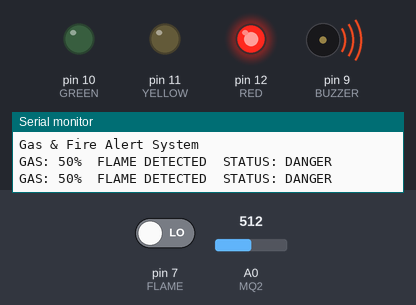
This sketch was run on a simulated Arduino Uno, built with avr-gcc and run on an emulated ATmega328P. On the bench: output pins drawn as LEDs (lit = HIGH), buzzer (waves = sounding, pin HIGH), the last lines printed to the serial monitor. The inputs (shaded band) are chosen by the test bench; at power-on: pin 7 (FLAME) LOW, A0 (MQ2) = 512.

Above: at 1.8 s.
1.9 s: pin 7 (FLAME) driven HIGH
At 4.8 s:
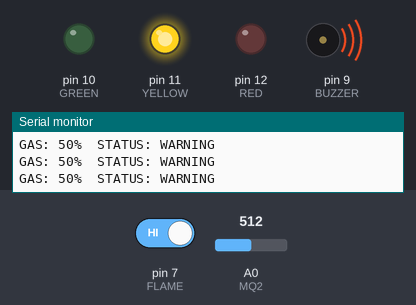
6.0 s: A0 (MQ2) set to 323
7.5 s: A0 (MQ2) set to 292
At 9.2 s:
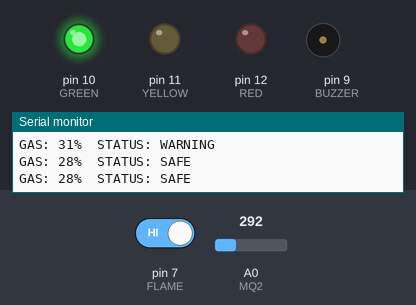
9.5 s: A0 (MQ2) set to 510
At 11.5 s:
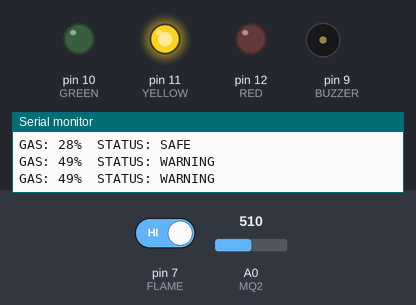
13.6 s: A0 (MQ2) set to 306
At 15.1 s:
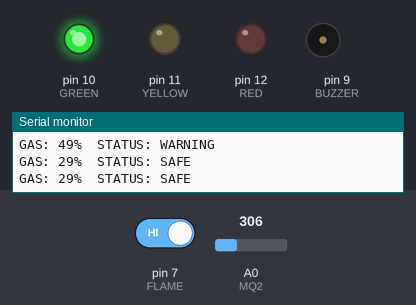
Timing chart, 0 to 16.5 s (numbered marks = the images above; inputs shaded):
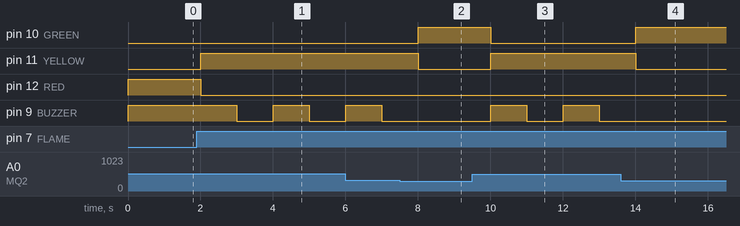

Measured:
- the behaviour switches between 307 and 306 on A0 (MQ2) (found by bisection; images 1 and 2)
- after the input at 1.9 s, pin 11 (YELLOW): LOW → HIGH after 0.10 s; pin 12 (RED): HIGH → LOW after 0.10 s; pin 9 (BUZZER): HIGH → LOW after 1.1 s, → HIGH 1.0 s later, → LOW 1.0 s later
- after the input at 7.5 s, pin 10 (GREEN): LOW → HIGH after 0.51 s; pin 11 (YELLOW): HIGH → LOW after 0.51 s; pin 9 (BUZZER): stays LOW (without the input it goes to HIGH after 0.51 s)
- after the input at 9.5 s, pin 10 (GREEN): HIGH → LOW after 0.51 s; pin 11 (YELLOW): LOW → HIGH after 0.51 s; pin 9 (BUZZER): alternates HIGH for 1.0 s and LOW for 1.0 s, starting after 0.51 s
- after the input at 13.6 s, pin 10 (GREEN): LOW → HIGH after 0.41 s; pin 11 (YELLOW): HIGH → LOW after 0.41 s; pin 9 (BUZZER): stays LOW (without the input it goes to HIGH after 0.41 s)

The sketch:

P2.ino.ino
```cpp
#include <Arduino.h>

#define MQ2 A0
#define FLAME 7

#define GREEN 10
#define YELLOW 11
#define RED 12

#define BUZZER 9

unsigned long previousMillis = 0;
bool beepState = false;

void setup() {
  Serial.begin(9600);

  pinMode(FLAME, INPUT);

  pinMode(GREEN, OUTPUT);
  pinMode(YELLOW, OUTPUT);
  pinMode(RED, OUTPUT);

  pinMode(BUZZER, OUTPUT);

  Serial.println("Gas & Fire Alert System");
}

void loop() {

  int gasValue = analogRead(MQ2);
  int gasPercent = map(gasValue, 0, 1023, 0, 100);

  bool flameDetected = (digitalRead(FLAME) == LOW);

  // SAFE
  if (gasPercent < 30 && !flameDetected) {

    digitalWrite(GREEN, HIGH);
    digitalWrite(YELLOW, LOW);
    digitalWrite(RED, LOW);

    digitalWrite(BUZZER, LOW);

    Serial.print("GAS: ");
    Serial.print(gasPercent);
    Serial.println("%  STATUS: SAFE");
  }

  // WARNING
  else if (gasPercent >= 30 && gasPercent <= 60 && !flameDetected) {

    digitalWrite(GREEN, LOW);
    digitalWrite(YELLOW, HIGH);
    digitalWrite(RED, LOW);

    if (millis() - previousMillis >= 500) {
      previousMillis = millis();
      beepState = !beepState;
      digitalWrite(BUZZER, beepState);
    }

    Serial.print("GAS: ");
    Serial.print(gasPercent);
    Serial.println("%  STATUS: WARNING");
  }

  // DANGER
  else {

    digitalWrite(GREEN, LOW);
    digitalWrite(YELLOW, LOW);
    digitalWrite(RED, HIGH);

    digitalWrite(BUZZER, HIGH);

    Serial.print("GAS: ");
    Serial.print(gasPercent);

    if (flameDetected)
      Serial.println("%  FLAME DETECTED  STATUS: DANGER");
    else
      Serial.println("%  STATUS: DANGER");
  }

  delay(1000);
}
```
